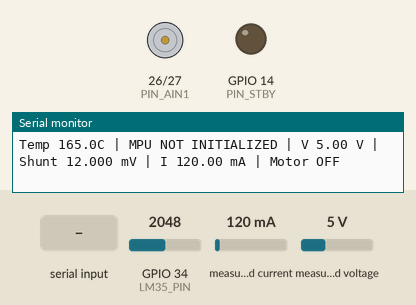
The sketch below on a simulated ESP32. Shown: motor-driver pin pairs drawn as motors (green arrow = first pin HIGH = forward, orange = second pin HIGH = backward, longer = more drive, scaled by the enable pin, stopped while the standby pin is LOW), output pins drawn as LEDs (lit = HIGH), the last lines printed to the serial monitor. Wiring (inferred from the names in the program): MPU-9250 motion sensor at I2C address 0x68. The inputs (shaded band) are chosen by the test bench; at power-on: GPIO 34 (LM35_PIN) = 2048, measured current 120 mA, measured voltage 5 V.

Above: at 2.3 s.
2.4 s: "f" received over Serial
At 3.5 s:
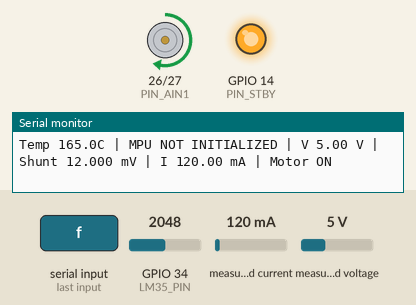
3.9 s: "s" received over Serial
At 4.6 s:
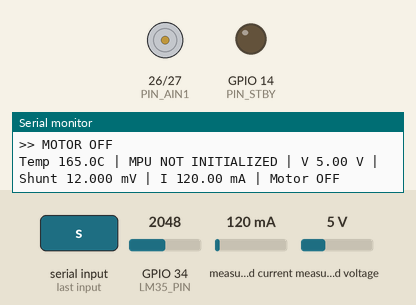
5.4 s: "F" received over Serial
At 5.8 s:
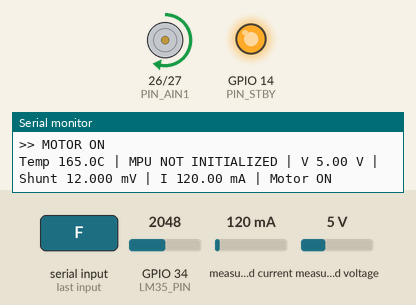
6.9 s: "S" received over Serial
At 8.2 s:
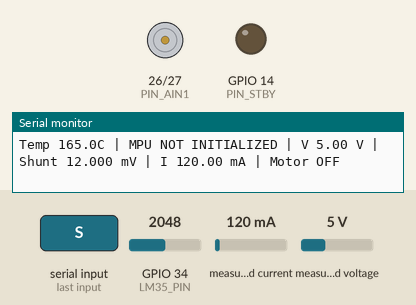
Timing chart, 0 to 9.4 s (numbered marks = the images above; inputs shaded):
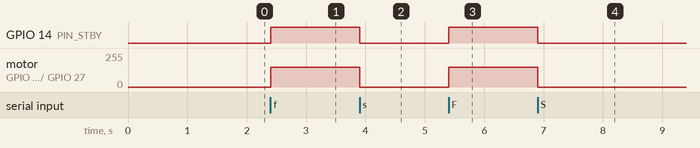

Measured:
- after the input at 2.4 s, GPIO 14 (PIN_STBY): LOW → HIGH at once; motor on GPIO 26 (PIN_AIN1) / GPIO 27 (PIN_AIN2): stopped → forward 149/255 at once
- after the input at 3.9 s, GPIO 14 (PIN_STBY): HIGH → LOW at once; motor on GPIO 26 (PIN_AIN1) / GPIO 27 (PIN_AIN2): forward 149/255 → stopped at once
- after the input at 5.4 s, GPIO 14 (PIN_STBY): LOW → HIGH at once; motor on GPIO 26 (PIN_AIN1) / GPIO 27 (PIN_AIN2): stopped → forward 149/255 at once
- after the input at 6.9 s, GPIO 14 (PIN_STBY): HIGH → LOW at once; motor on GPIO 26 (PIN_AIN1) / GPIO 27 (PIN_AIN2): forward 149/255 → stopped at once

The sketch:

hardware_test.ino
```cpp
#include <Wire.h>
#include <Adafruit_INA219.h>

// ---------- Pins ----------
#define SDA_PIN   21
#define SCL_PIN   22
#define LM35_PIN  34

#define PIN_PWMA  25
#define PIN_AIN1  26
#define PIN_AIN2  27
#define PIN_STBY  14

#define TEST_SPEED     150
#define TEMP_OFFSET_C  0.0

// MPU6050 registers
#define MPU_ADDR       0x68
#define REG_PWR_MGMT_1 0x6B
#define REG_ACCEL_XOUT_H 0x3B
#define REG_GYRO_XOUT_H  0x43
#define REG_WHO_AM_I   0x75

Adafruit_INA219 ina;
bool mpuOk = false;
bool inaOk = false;
bool motorOn = false;

#if ESP_ARDUINO_VERSION_MAJOR >= 3
void pwmInit() { ledcAttach(PIN_PWMA, 20000, 8); }
void pwmDuty(uint8_t d) { ledcWrite(PIN_PWMA, d); }
#else
void pwmInit() {
  ledcSetup(0, 20000, 8);
  ledcAttachPin(PIN_PWMA, 0);
}
void pwmDuty(uint8_t d) { ledcWrite(0, d); }
#endif

void motorRun(uint8_t speed) {
  digitalWrite(PIN_STBY, HIGH);
  digitalWrite(PIN_AIN1, HIGH);
  digitalWrite(PIN_AIN2, LOW);
  pwmDuty(speed);
  motorOn = true;
}

void motorStop() {
  pwmDuty(0);
  digitalWrite(PIN_AIN1, LOW);
  digitalWrite(PIN_AIN2, LOW);
  digitalWrite(PIN_STBY, LOW);
  motorOn = false;
}

bool writeReg(uint8_t reg, uint8_t value) {
  Wire.beginTransmission(MPU_ADDR);
  Wire.write(reg);
  Wire.write(value);
  return Wire.endTransmission() == 0;
}

bool readRegs(uint8_t reg, uint8_t *buf, uint8_t len) {
  Wire.beginTransmission(MPU_ADDR);
  Wire.write(reg);
  if (Wire.endTransmission(false) != 0) return false;

  uint8_t received = Wire.requestFrom(MPU_ADDR, len, true);
  if (received != len) return false;

  for (uint8_t i = 0; i < len; i++) {
    buf[i] = Wire.read();
  }
  return true;
}

int16_t readInt16(uint8_t *b) {
  return (int16_t)((uint16_t)b[0] << 8 | b[1]);
}

bool initMPU() {
  uint8_t who = 0;

  if (!readRegs(REG_WHO_AM_I, &who, 1)) {
    Serial.println("MPU: WHO_AM_I read failed");
    return false;
  }

  Serial.printf("MPU WHO_AM_I = 0x%02X\n", who);

  // MPU6050 normally returns 0x68

if (who != 0x68 && who != 0x70) {
  Serial.println("Unknown chip ID; check module");
  return false;
}

if (who == 0x70) {
  Serial.println("MPU6500-compatible sensor detected");
}


  // Wake up the sensor
  if (!writeReg(REG_PWR_MGMT_1, 0x00)) return false;
  delay(100);

  // Accelerometer +/- 8g
  if (!writeReg(0x1C, 0x10)) return false;

  // Gyroscope +/- 500 degrees/second
  if (!writeReg(0x1B, 0x08)) return false;

  // Digital low-pass filter
  if (!writeReg(0x1A, 0x04)) return false;

  return true;
}

bool readMPU(float &ax, float &ay, float &az,
             float &gx, float &gy, float &gz) {
  uint8_t b[14];

  if (!readRegs(REG_ACCEL_XOUT_H, b, 14)) return false;

  int16_t rawAx = readInt16(&b[0]);
  int16_t rawAy = readInt16(&b[2]);
  int16_t rawAz = readInt16(&b[4]);

  // Temperature raw value at b[6..7] is not needed here

  int16_t rawGx = readInt16(&b[8]);
  int16_t rawGy = readInt16(&b[10]);
  int16_t rawGz = readInt16(&b[12]);

  // +/-8g: 4096 LSB/g. Convert to m/s^2.
  ax = rawAx / 4096.0 * 9.80665;
  ay = rawAy / 4096.0 * 9.80665;
  az = rawAz / 4096.0 * 9.80665;

  // +/-500 degrees/s: 65.5 LSB per degree/s.
  // Convert degrees/s to radians/s.
  const float DEG_TO_RAD_VALUE = 0.01745329252;
  gx = rawGx / 65.5 * DEG_TO_RAD_VALUE;
  gy = rawGy / 65.5 * DEG_TO_RAD_VALUE;
  gz = rawGz / 65.5 * DEG_TO_RAD_VALUE;

  return true;
}

float readTempC() {
  uint32_t sum = 0;

  for (int i = 0; i < 20; i++) {
    sum += analogReadMilliVolts(LM35_PIN);
    delay(2);
  }

  return (sum / 20.0) / 10.0 + TEMP_OFFSET_C;
}

void i2cScan() {
  Serial.println("\n--- I2C scan ---");
  int found = 0;

  for (uint8_t addr = 1; addr < 127; addr++) {
    Wire.beginTransmission(addr);
    if (Wire.endTransmission() == 0) {
      Serial.printf("Device at 0x%02X\n", addr);
      found++;
    }
  }

  if (found == 0) Serial.println("No I2C devices found");
  Serial.println("--- scan end ---");
}

void setup() {
  Serial.begin(115200);
  delay(1000);

  Serial.println("\n===== HARDWARE TEST: DIRECT MPU =====");

  pinMode(PIN_AIN1, OUTPUT);
  pinMode(PIN_AIN2, OUTPUT);
  pinMode(PIN_STBY, OUTPUT);
  pwmInit();
  motorStop();

  analogSetPinAttenuation(LM35_PIN, ADC_11db);

  Wire.begin(SDA_PIN, SCL_PIN);
  Wire.setClock(100000);
  delay(100);

  i2cScan();

  mpuOk = initMPU();
  Serial.printf("MPU6050 direct I2C: %s\n",
                mpuOk ? "OK" : "FAIL");

  inaOk = ina.begin(&Wire);
  Serial.printf("INA219: %s\n", inaOk ? "OK" : "FAIL");

  Serial.println("Commands: f = motor ON, s = motor OFF");
  Serial.println("====================================");
}

void loop() {
  while (Serial.available()) {
    char c = Serial.read();

    if (c == 'f' || c == 'F') {
      motorRun(TEST_SPEED);
      Serial.println(">> MOTOR ON");
    }

    if (c == 's' || c == 'S') {
      motorStop();
      Serial.println(">> MOTOR OFF");
    }
  }

  static unsigned long last = 0;
  if (millis() - last < 500) return;
  last = millis();

  Serial.printf("Temp %.1fC", readTempC());

  if (mpuOk) {
    float ax, ay, az, gx, gy, gz;

    if (readMPU(ax, ay, az, gx, gy, gz)) {
      Serial.printf(
        " | Acc %.2f %.2f %.2f m/s2"
        " | Gyro %.3f %.3f %.3f rad/s",
        ax, ay, az, gx, gy, gz
      );
    } else {
      Serial.print(" | MPU READ ERROR");
    }
  } else {
    Serial.print(" | MPU NOT INITIALIZED");
  }

  if (inaOk) {
    Serial.printf(" | V %.2f V | Shunt %.3f mV | I %.2f mA",
              ina.getBusVoltage_V(),
              ina.getShuntVoltage_mV(),
              ina.getCurrent_mA());
  } else {
    Serial.print(" | INA219 FAIL");
  }

  Serial.printf(" | Motor %s\n", motorOn ? "ON" : "OFF");
}
```
